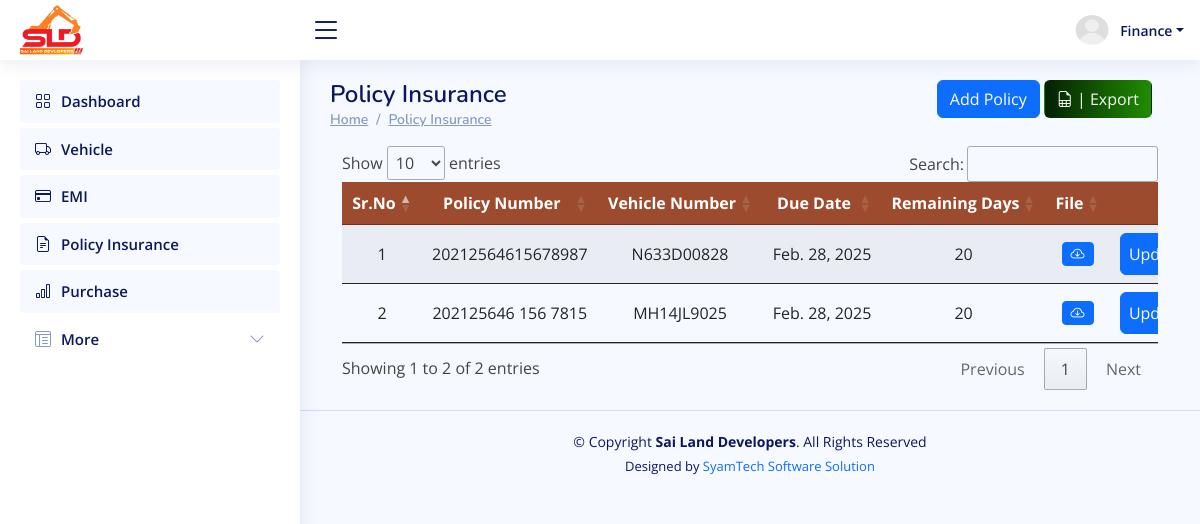
The app's page /finance/policy_list/ (signed in) with its own data.
### ERP_Admin/models.py (models this page shows, shortened)
class CustomUser(AbstractUser):
    is_admin = models.BooleanField(default=False)
    is_account = models.BooleanField(default=False)
    is_workshop = models.BooleanField(default=False)
    is_driver = models.BooleanField(default=False)
    is_finance = models.BooleanField(default=False)
    is_fuel = models.BooleanField(default=False)
    emp_id = models.OneToOneField(EMP_ID, on_delete=models.CASCADE, null=True)
    profile_photo=models.ImageField(upload_to="profile_images", max_length=None, null=True, blank=True)
    groups = models.ManyToManyField(
        Group,
        related_name='customuser_groups',  # Custom reverse relation name
        blank=True
    )
    user_permissions = models.ManyToManyField(
        Permission,
        related_name='customuser_permissions',  # Custom reverse relation name
        blank=True
    )
    def __str__(self):
        return self.username

class Policy(models.Model):
    policy_number=models.CharField(max_length=50)
    insurance_company = models.ForeignKey(Insurance_Bank, on_delete=models.CASCADE, related_name='Insurance',null=True, blank=True)
    vehicle = models.ForeignKey(Vehicle, on_delete=models.CASCADE, related_name='policies')
    policy_file = models.FileField(upload_to='policies/' )
    due_date = models.DateField()
    premium_amount=models.BigIntegerField(null=True, blank=True)

class Vehicle(models.Model):
    owner_name = models.CharField(max_length=50,null=True,blank=True)
    model_name = models.ForeignKey(VehicleModel, related_name='vehicle_model_name', null=True, blank=True, on_delete=models.CASCADE)
    vehicle_number = models.CharField(max_length=50, unique=True)
    status=models.CharField(max_length=50, default='active', choices=VEHICLE_STATUS)
    def __str__(self):
        return f"{self.model_name.model_name} ({self.vehicle_number[:-5]} {self.vehicle_number[-4:]})"

### ERP_Finance/views.py (the view)
# urls.py: path('policy_list/', views.policy_list, name='finance_policy_list'),
def policy_list(request):
    policies = Policy.objects.select_related('vehicle').order_by('due_date')
    policy_data = []
    for policy in policies:
        remaining_days = (policy.due_date - date.today()).days
        policy_data.append({
            'policy': policy,
            'remaining_days': remaining_days,
        })
    form = PolicyForm()
    return render(request, 'finance_policy_list.html', {
        'form': form,
        'policies': policy_data,  # Pass the enriched data
    })

### ERP_Finance/forms.py (shortened to what this page needs)
class PolicyForm(forms.ModelForm):
    class Meta:
        model = Policy
        fields = ['policy_number', 'vehicle', 'policy_file', 'due_date', 'insurance_company','premium_amount']
        widgets = {
            'due_date': forms.DateInput(attrs={'type': 'date'}),
        }

### ERP_Admin/models.py (called while the page is built)
    def __str__(self):
        return self.bank_name

### ERP_Finance/templates/finance_policy_list.html (shortened to what this page needs)
{% extends "finance_base.html" %}
{% load crispy_forms_tags %}
{% block content %}
<main id="main" class="main">
    <div class="row">
        <div class="col-sm-6">
            <div class="pagetitle">
                <h1>Policy Insurance</h1>
                <nav>
                <ol class="breadcrumb">
                    <li class="breadcrumb-item"><a href="#">Home</a></li>
                    <li class="breadcrumb-item"><a href="#">Policy Insurance</a></li>
                </ol>
                </nav>
            </div>
        </div>
        <div class="col-sm-6">
            <div class="container" style="max-width:97%;">
                <div class="text-lg-end text-start">
                    <a href="#" class="btn btn-primary" data-toggle="modal" data-target="#model_create_policy"> Add Policy </a>
                    <a href="{% url "export_policy_data" %}" class="btn text-light"  style="background: linear-gradient(90deg, rgb(3, 32, 0) 0%,   rgb(31, 141, 0) 100%);"><i class="bi bi-file-earmark-spreadsheet"></i> | Export</a>
                </div>
            </div>
        </div>
    </div>
    <div class="container">
      <table id="policy_table" class="table table-striped" style="overflow: scroll; width: 100%; min-width: max-content" >
        <thead>
          <tr style="background: #9c4b2e">
            <th scope="col" class="text-center text-white">Sr.No</th>
            <th scope="col" class="text-center text-white">Policy Number</th>
            <th scope="col" class="text-center text-white">Vehicle Number</th>
            <th scope="col" class="text-center text-white">Due Date</th>
            <th scope="col" class="text-center text-white">Remaining Days</th>
            <th scope="col" class="text-center text-white">File</th>
            <th scope="col" class="text-center text-white">Action</th>
          </tr>
        </thead>
        <tbody>
          {% if policies %} {% for r in policies %}
          <tr>
            <td class="text-center">{{ forloop.counter }}</td>
            <td class="text-center">{{ r.policy.policy_number }}</td>
            <td class="text-center">{{ r.policy.vehicle.vehicle_number }}</td>
            <td class="text-center">{{ r.policy.due_date }}</td>
            <td class="text-center">{{ r.remaining_days }}</td>
            <td class="text-center">
                {% if r.policy.policy_file %}
                  <a href="{{ r.policy.policy_file.url }}" target="_blank" class="btn btn-sm btn-primary"> <i class="bi bi-cloud-arrow-down"></i></a>
                {% else %}
                ---
                {% endif %}
            </td>
            <td>
              <center>
                <a href="javascript:void(0);" data-url="{% url 'finance_update_policy' r.policy.id %}" class="btn btn-primary px-2 py-2" onclick="mini_window_2(this)">Update</a>
              </center>
            </td>
          </tr>
          {% endfor %} {% else %}
          <tr>
            <td colspan="6" class="text-center">No Policy Found</td>
          </tr>
          {% endif %}
        </tbody>
      </table>
    </div>
</main>
{% endblock content %}

### ERP_Finance/templates/finance_base.html (shortened to what this page needs)
{% load static %}
<html lang="en">
<head>
    <link href="https://unpkg.com/aos@2.3.1/dist/aos.css" rel="stylesheet">
    <link rel="stylesheet" type="text/css" href="https://cdn.datatables.net/1.11.5/css/jquery.dataTables.min.css">
    <link rel="stylesheet" href="https://cdn.jsdelivr.net/npm/bootstrap-icons@1.10.3/font/bootstrap-icons.css">
</head>
<body>
<header id="header" class="header fixed-top d-flex align-items-center">
    <div class="d-flex align-items-center justify-content-between">
        <a href=" " class="logo d-flex align-items-center">
                <img src="{% static 'img/sld-logo.png' %}" alt="Sai Land Developers - Logo">
        </a>
        <i class="bi bi-list toggle-sidebar-btn"></i>
    </div>
    <nav class="header-nav ms-auto">
        <ul class="d-flex align-items-center">
            <li class="nav-item dropdown pe-3 text-center  ">
                <a class="nav-link nav-profile d-flex align-items-center pe-0" href="#" data-bs-toggle="dropdown">
                    {% if request.user.profile_photo %}
                    <img src="/media/{{request.user.profile_photo}}" alt="Profile" class="rounded-circle" style="width: 40px; height: 40px;">
                    {% else %}
                    <img src="/media/default-profile.webp" alt="Profile" class="rounded-circle"  style="width: 40px; height: 40px;">
                    {% endif %}
                    <span class="d-none d-md-block dropdown-toggle ps-2">{{request.user}}</span>
                </a>
            </li>
        </ul>
    </nav>
</header>
<aside id="sidebar" class="sidebar">
    <ul class="sidebar-nav" id="sidebar-nav">
        <li class="nav-item">
            <a class="nav-link" href="{% url 'finance_dashboard' %}">
                <i class="bi bi-grid"></i>
                <span>Dashboard</span>
            </a>
        </li>
        <li class="nav-item">
            <a class="nav-link" href="{% url 'finance_vehicle_list' %}">
                <i class="bi bi-truck"></i>
                <span>Vehicle</span>
            </a>
        </li>
        <li class="nav-item">
            <a class="nav-link" href="{% url 'finance_emi_list' %}">
                <i class="bi bi-credit-card"></i>
                <span>EMI</span>
            </a>
        </li>
        <li class="nav-item">
            <a class="nav-link" href="{% url 'finance_policy_list' %}">
                <i class="bi bi-file-earmark-text"></i>
                <span>Policy Insurance</span>
            </a>
        </li>
        <li class="nav-item">
            <a class="nav-link" href="{% url 'finance_purchase_list' %}">
                <i class="bi bi-bar-chart"></i>
                <span>Purchase</span>
            </a>
        </li>
        <li class="nav-item">
            <a class="nav-link collapsed" data-bs-target="#tables-nav" data-bs-toggle="collapse" href="#">
              <i class="bi bi-layout-text-window-reverse"></i><span>More</span><i class="bi bi-chevron-down ms-auto"></i>
            </a>
        </li>
    </ul>
</aside>
{% block content %}{% endblock content %}
<footer id="footer" class="footer text-center">
    <div class="copyright">
        &copy; Copyright <strong><span>Sai Land Developers</span></strong>. All Rights Reserved
    </div>
    <div class="credits">
        Designed by <a href="#" style="text-decoration:none;">SyamTech Software Solution</a>
    </div>
</footer>
</body>
<link rel="stylesheet" href="https://cdnjs.cloudflare.com/ajax/libs/selectize.js/0.15.2/css/selectize.min.css"/>
</html>

### records on screen
CustomUser: user "Finance"
Policy: policy.policy_number "20212564615678987", policy.vehicle.vehicle_number "N633D00828", policy.due_date "Feb. 28, 2025", remaining_days "20"
Policy: policy.policy_number "202125646 156 7815", policy.vehicle.vehicle_number "MH14JL9025", policy.due_date "Feb. 28, 2025", remaining_days "20"
